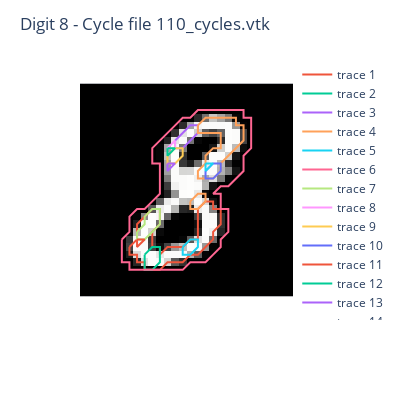

Notebook cell for this chart:
### Markdown cell above
Then select the original fitlration as defined by graylevel pixels values and we visualize the generated cycles.

### Code cell
VTK_DIR_ORIG = os.path.join(DATA_DIR, "vtk-original") 

pngFile = os.path.join(IMG_DIR, digitPrefix+".png")
img = io.imread(pngFile)
cycleFile = os.path.join(VTK_DIR_ORIG, digitPrefix+"_cycles.vtk")

visualizeCycles(img, cycleFile)

### Figure 1 — Plotly figure (JSON) as saved in the notebook; plotly's stock layout.template omitted (floating-point values rounded to 4 significant figures; data arrays with more than 128 entries replaced by an {"elided": "..."} marker saying what was removed)
{"data": [{"coloraxis": "coloraxis", "hovertemplate": "x: %{x}<br>y: %{y}<br>color: %{z}<extra></extra>", "name": "0", "type": "heatmap", "xaxis": "x", "yaxis": "y", "z": {"elided": "28x28 int values"}}, {"mode": "lines", "type": "scatter", "x": [6, 6, 7, 7, 8, 8, 9, 10, 11, 12, 13, 14, 15, 16, 17, 17, 18, 18, 18, 17, 17, 16, 15, 15, 15, 15, 15, 14, 13, 12, 11, 10, 10, 9, 9, 9, 10, 10, 10, 9, 8, 7, 7, 7, 6], "y": [21, 22, 22, 23, 23, 24, 24, 24, 23, 23, 23, 22, 22, 21, 20, 19, 18, 17, 16, 16, 15, 15, 16, 17, 18, 19, 20, 20, 21, 21, 21, 22, 21, 21, 20, 19, 18, 17, 16, 16, 17, 18, 19, 20, 21]}, {"mode": "lines", "type": "scatter", "x": [8, 8, 8, 9, 10, 10, 10, 9, 8], "y": [22, 23, 24, 24, 23, 22, 21, 21, 22]}, {"mode": "lines", "type": "scatter", "x": [12, 12, 13, 14, 15, 15, 14, 13, 12], "y": [7, 8, 8, 7, 6, 5, 5, 6, 7]}, {"mode": "lines", "type": "scatter", "x": [15, 15, 16, 17, 18, 18, 18, 17, 16, 16, 15, 15, 16, 17, 18, 18, 19, 20, 21, 21, 21, 20, 20, 19, 18, 17, 16, 15], "y": [5, 6, 6, 6, 6, 7, 8, 8, 9, 10, 11, 12, 12, 12, 11, 10, 9, 8, 7, 6, 5, 5, 4, 4, 4, 4, 4, 5]}, {"mode": "lines", "type": "scatter", "x": [13, 13, 14, 15, 15, 14, 13], "y": [21, 22, 22, 21, 20, 20, 21]}, {"mode": "lines", "type": "scatter", "x": [5, 5, 5, 5, 6, 6, 7, 8, 9, 10, 11, 12, 13, 14, 15, 16, 17, 18, 18, 19, 19, 19, 19, 18, 18, 18, 17, 18, 19, 20, 21, 21, 21, 22, 22, 22, 22, 22, 21, 21, 20, 19, 18, 17, 16, 15, 14, 13, 12, 11, 10, 9, 9, 9, 10, 10, 10, 10, 10, 9, 8, 7, 6, 6, 6, 5], "y": [20, 21, 22, 23, 23, 24, 24, 24, 24, 24, 24, 24, 24, 23, 23, 23, 22, 21, 20, 19, 18, 17, 16, 16, 15, 14, 14, 13, 13, 12, 11, 10, 9, 8, 7, 6, 5, 4, 4, 3, 3, 3, 3, 3, 3, 3, 4, 4, 5, 6, 7, 8, 9, 10, 10, 11, 12, 13, 14, 15, 16, 16, 17, 18, 19, 20]}, {"mode": "lines", "type": "scatter", "x": [7, 7, 8, 9, 10, 10, 10, 9, 8, 8, 7], "y": [19, 20, 20, 19, 18, 17, 16, 16, 17, 18, 19]}, {"mode": "lines", "type": "scatter", "x": [12, 12, 11, 12], "y": [7, 8, 8, 7]}, {"mode": "lines", "type": "scatter", "x": [11, 11, 12, 13, 13, 12, 11], "y": [9, 10, 10, 9, 8, 8, 9]}, {"mode": "lines", "type": "scatter", "x": [16, 16, 17, 18, 18, 17, 16], "y": [11, 12, 12, 11, 10, 10, 11]}, {"mode": "lines", "type": "scatter", "x": [7, 7, 8, 7], "y": [20, 21, 20, 20]}, {"mode": "lines", "type": "scatter", "x": [11, 11, 12, 11], "y": [8, 9, 8, 8]}, {"mode": "lines", "type": "scatter", "x": [11, 11, 12, 11], "y": [10, 11, 10, 10]}, {"mode": "lines", "type": "scatter", "x": [14, 14, 15, 16, 16, 15, 14], "y": [15, 16, 16, 15, 14, 14, 15]}, {"mode": "lines", "type": "scatter", "x": [16, 16, 17, 16], "y": [10, 11, 10, 10]}], "layout": {"coloraxis": {"colorscale": [[0, "rgb(0, 0, 0)"], [0.09091, "rgb(16, 16, 16)"], [0.1818, "rgb(38, 38, 38)"], [0.2727, "rgb(59, 59, 59)"], [0.3636, "rgb(81, 80, 80)"], [0.4545, "rgb(102, 101, 101)"], [0.5455, "rgb(124, 123, 122)"], [0.6364, "rgb(146, 146, 145)"], [0.7273, "rgb(171, 171, 170)"], [0.8182, "rgb(197, 197, 195)"], [0.9091, "rgb(224, 224, 223)"], [1, "rgb(254, 254, 253)"]], "showscale": false}, "height": 400, "margin": {"t": 60}, "title": {"text": "Digit 8 - Cycle file 110_cycles.vtk"}, "width": 400, "xaxis": {"anchor": "y", "constrain": "domain", "domain": [0, 1], "scaleanchor": "y", "showticklabels": false}, "yaxis": {"anchor": "x", "autorange": "reversed", "constrain": "domain", "domain": [0, 1], "showticklabels": false}}}
